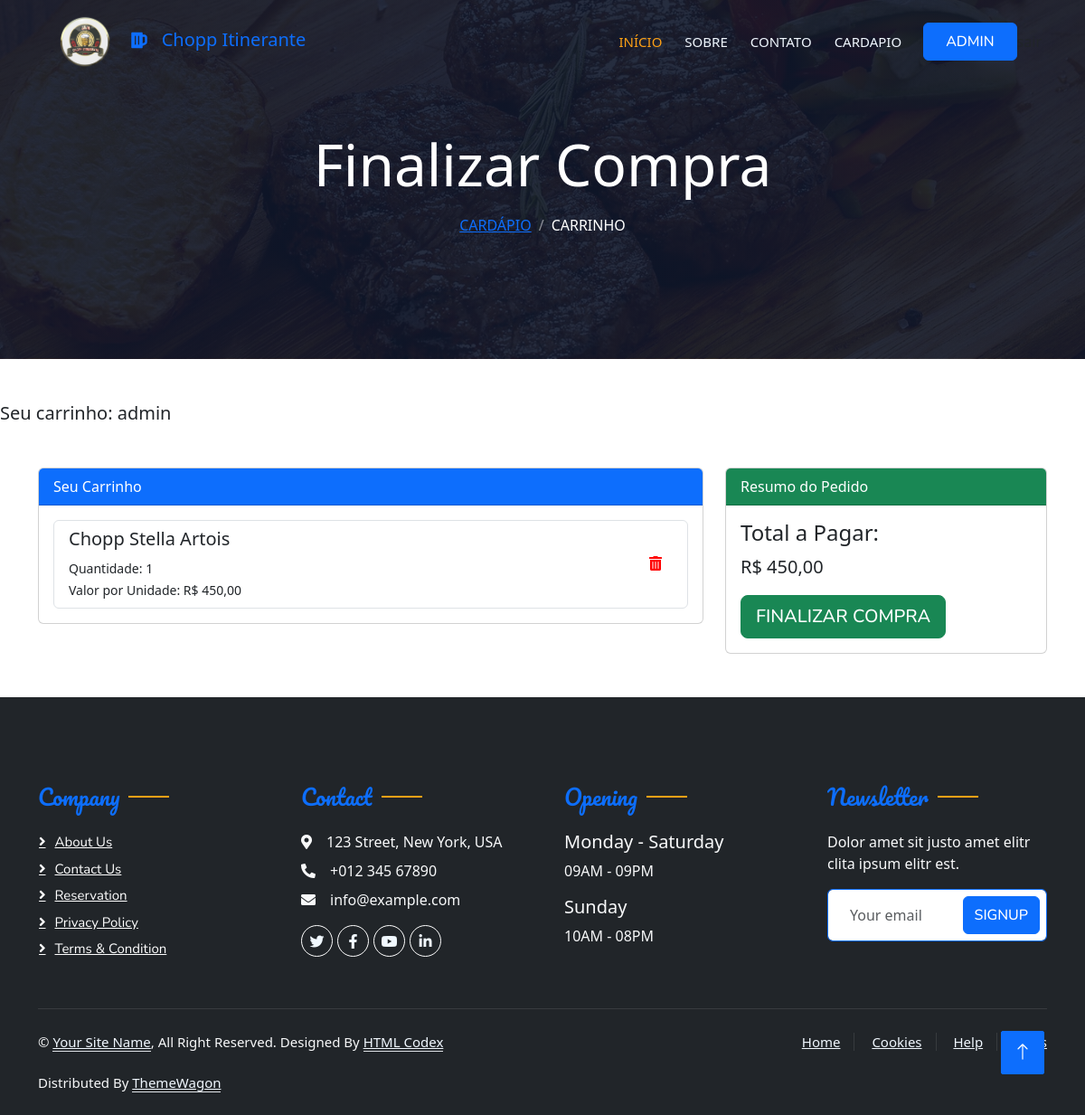
Screenshot of /carrinho/ (signed in) with the database file from the repository.
### authentication/models.py (models this page shows, shortened)
class Usuario(AbstractUser):
    nome = models.CharField(max_length=100)
    email = models.EmailField(max_length=100, blank=True, null=True)

### produto/models.py (models this page shows, shortened)
class Produto(models.Model):
    nome = models.CharField(max_length=100)
    disponivel = models.BooleanField(default=True)  # Use um valor padrão
    valor = models.DecimalField(max_digits=10, decimal_places=2)  # Usar DecimalField é melhor para preços
    litros = models.PositiveIntegerField()  # Litros devem ser um valor positivo
    imagem = models.ImageField(upload_to='chopps', blank=True, null=True, default=None)
    collector_id = models.CharField(max_length=20, default=0)

### carrinho/views.py (the view)
# urls.py: path('carrinho/', pagina_carrinho, name='pagina_carrinho'),
@login_required
def pagina_carrinho(request):
    usuario = request.user.username
    user = Usuario.objects.get(username=usuario)
    carrinho = Carrinho.objects.filter(usuario=user).first()  # Considera apenas o primeiro carrinho, ajuste se necessário
    if not carrinho:
        return render(request, 'cart.html', {'produtos': [], 'valor_total': 0})
    itens = ItemCarrinho.objects.filter(carrinho=carrinho)
    produtos_no_carrinho = [(item.produto, item.quantidade) for item in itens]
    valor_total = sum(item.produto.valor * item.quantidade for item in itens)
    context = {
        'carrinho': produtos_no_carrinho,  # Agora passamos os produtos com suas fotos
        'total': valor_total,
    }
    print(valor_total)
    pag = gerar_pagamento(user.username, valor_total)
    print(pag)
    return render(request, 'cart.html', context)

### pagamento/views.py (called while the page is built)
def gerar_pagamento(cliente_id, valor):
    sdk = mercadopago.SDK('TEST-7847881527057924-091116-0ccb25f4e7a8318b77ae79bcb1f4c205-162016798')
    valor_float = float(valor)
    preference_data = {
        "items": [
            {
                "id": "1",
                "title": "Alguem de Chopps",
                "quantity": 1,
                "currency_id": "BRL",
                "unit_price": valor_float
            }
        ],
        "external_reference": f'{cliente_id}',
        "auto_return": "approved",
        "notification_url": "https:///webhook.site/51705b86-2cad-48f3-9228-04ed1b6c9a72"
    }
    result = sdk.preference().create(preference_data)
    preference = result['response']
    return preference

### templates/cart.html (shortened to what this page needs)
<!DOCTYPE html>
<html lang="pt-br">
<head>
    <link href="https://cdnjs.cloudflare.com/ajax/libs/font-awesome/5.10.0/css/all.min.css" rel="stylesheet">
    <link href="https://cdn.jsdelivr.net/npm/bootstrap-icons@1.4.1/font/bootstrap-icons.css" rel="stylesheet">
    <link href="/static/lib/animate/animate.min.css" rel="stylesheet">
    <link href="/static/lib/owlcarousel/assets/owl.carousel.min.css" rel="stylesheet">
    <link href="/static/lib/tempusdominus/css/tempusdominus-bootstrap-4.min.css" rel="stylesheet" />
    <link href="/static/css/bootstrap.min.css" rel="stylesheet">
    <link href="/static/css/style.css" rel="stylesheet">
</head>
<body>
    {% include 'parciais/nav_bar.html'%}
    <div class="container-xxl py-5 bg-dark hero-header mb-5">
        <div class="container text-center my-5 pt-5 pb-4">
            <h1 class="display-3 text-white mb-3 animated slideInDown">Finalizar Compra</h1>
            <nav aria-label="breadcrumb">
                <ol class="breadcrumb justify-content-center text-uppercase">
                    <li class="breadcrumb-item"><a href="#">Cardápio</a></li>
                    <li class="breadcrumb-item text-white active" aria-current="page">Carrinho</li>
                </ol>
            </nav>
        </div>
    </div>
            <h5>Seu carrinho: {{request.user.username}}</h5>
            <div class="container my-5">
                <div class="row">
                    <div class="col-lg-8">
                        <div class="card mb-4">
                            <div class="card-header bg-primary text-white">Seu Carrinho</div>
                            <div class="card-body">
                                {% if carrinho %}
                                    <ul class="list-group">
                                        {% for item, quantidade in carrinho %}
                                            <li class="list-group-item d-flex justify-content-between align-items-center">
                                                <div class="d-flex align-items-center">
                                                    <div>
                                                        <h5>{{ item.nome }}</h5>
                                                        <small>Quantidade: {{ quantidade }}</small><br>
                                                        <small>Valor por Unidade: R$ {{ item.valor }}</small>
                                                    </div>
                                                </div>
                                                <form method="post" action="{% url 'remover_do_carrinho' produto_id=item.id %}" style="display: inline;">
                                                    <button type="submit" class="btn btn-link" style="border: none; background: none; cursor: pointer;">
                                                        <i class="fas fa-trash-alt" title="Remover item" style="color: red;"></i>
                                                    </button>
                                                </form>
                                            </li>
                                        {% endfor %}
                                    </ul>
                                {% else %}
                                    <p class="text-center">Seu carrinho está vazio.</p>
                                {% endif %}
                            </div>
                        </div>
                    </div>
                    <div class="col-lg-4">
                        <div class="card">
                            <div class="card-header bg-success text-white">Resumo do Pedido</div>
                            <div class="card-body">
                                <h4>Total a Pagar:</h4>
                                <p class="lead">R$ {{ total }}</p>
                                <button type="submit" class="btn btn-success btn-lg btn-block">Finalizar Compra</button>
                            </div>
                        </div>
                    </div>
                </div>
            </div>
    {% include 'parciais/footer.html'%}
    <a href="#" class="btn btn-lg btn-primary btn-lg-square back-to-top"><i class="bi bi-arrow-up"></i></a>
</body>
</html>

### templates/parciais/nav_bar.html (shortened to what this page needs)
<div class="container-xxl position-relative p-0">
    <nav class="navbar navbar-expand-lg navbar-dark bg-dark px-4 px-lg-5 py-3 py-lg-0">
        <a href="" class="navbar-brand p-0">
            <h5 class="text-primary m-0"><img src="static/img/logo_chopp-removebg.png" alt="Logo">
            </a><i class="fa fa-beer me-3"></i>Chopp Itinerante</h5>
        <div class="collapse navbar-collapse" id="navbarCollapse">
            <div class="navbar-nav ms-auto py-0 pe-4">
                <a href="{% url 'home'%}" class="nav-item nav-link active">Início</a>
                <a href="#about" class="nav-item nav-link">Sobre</a>
                <a href="#contato" class="nav-item nav-link">Contato</a>
                <a href="{% url 'cardapio' %}" class="nav-item nav-link">Cardapio</a>
            </div>
            <a href="{% url 'login'%}" class="btn btn-primary py-2 px-4">{% if not request.user.username%} login {% else%} {{request.user.username}} {%endif%}</a>
            <a href="{% url 'logout'%}" class="nav-item nav-link">sair</a>
        </div>
    </nav>
</div>

### static/css/style.css (style rules this page uses)
:root { --primary: #FEA116; --light: #F1F8FF; --dark: #0F172B; }
.back-to-top { position: fixed; display: none; right: 45px; bottom: 45px; z-index: 99; }
.btn { font-family: 'Nunito', sans-serif; font-weight: 500; text-transform: uppercase; transition: .5s; }
.btn.btn-primary, .btn.btn-secondary { color: #FFFFFF; }
.btn-lg-square { width: 48px; height: 48px; }
.btn-square, .btn-sm-square, .btn-lg-square { padding: 0; display: flex; align-items: center; justify-content: center; font-weight: normal; border-radius: 2px; }
.navbar-dark .navbar-nav .nav-link { position: relative; margin-left: 25px; padding: 35px 0; font-size: 15px; color: var(--light) !important; text-transform: uppercase; font-weight: 500; outline: none; transition: .5s; }
.navbar-dark .navbar-nav .nav-link:hover, .navbar-dark .navbar-nav .nav-link.active { color: var(--primary) !important; }
.navbar-dark .navbar-brand img { max-height: 60px; transition: .5s; }
@media (min-width: 992px) { .navbar-dark { position: absolute; width: 100%; top: 0; left: 0; z-index: 999; background: transparent !important; } }
.hero-header { background: linear-gradient(rgba(15, 23, 43, .9), rgba(15, 23, 43, .9)), url(../img/bg-hero.jpg); background-position: center center; background-repeat: no-repeat; background-size: cover; }
.breadcrumb-item + .breadcrumb-item::before { color: rgba(255, 255, 255, .5); }

### rows the page displays
Usuario: user.username "ADMIN", user.username "admin"
Produto: nome "Chopp Stella Artois", quantidade "1", valor "450,00"

### other values shown
{{ total }} "450,00"
